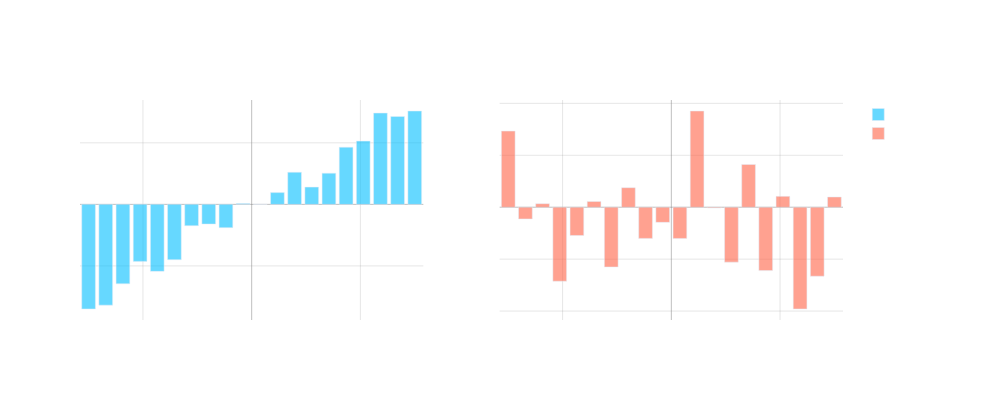

Here is the notebook cell this chart was saved with:
### Markdown cell above
##### ⚖️ Stability in Statistical Quantities

Whatever statistical technique we are applying to the market (from simple averages to principal component analysis) we need to consider their *stability*

By *stability* I am referring to how these measures change over time, if we assume a level (average return, standard deviation), or principal component, or whatever - and trade or invest based on that information it may not be correct at the time the decision is made or as time evolves past when that decision was made

### Code cell
# Generate sample data
np.random.seed(42)
n_bins = 20

# Backtest data - create monotonically increasing relationship
backtest_x = np.linspace(-3, 3, n_bins)
backtest_y = 0.3 * backtest_x + np.random.normal(0, 0.1, n_bins)

# Live trading data - create noisy relationship
live_x = np.linspace(-3, 3, n_bins)
live_y = np.random.normal(0, 0.5, n_bins)

# Create figure with subplots
fig = make_subplots(rows=1, cols=2,
                    subplot_titles=('Backtest Signal (We Assume is Stable)',
                                  'Live Trading Signal (Is Not Stable)'),
                    horizontal_spacing=0.1)

# Plot backtest data
fig.add_trace(
    go.Bar(x=backtest_x, y=backtest_y, 
           marker_color='rgba(0, 191, 255, 0.6)',
           name='Backtest Signal'),
    row=1, col=1
)

# Plot live trading data
fig.add_trace(
    go.Bar(x=live_x, y=live_y,
           marker_color='rgba(255, 99, 71, 0.6)',
           name='Live Signal'),
    row=1, col=2
)

# Update layout
fig.update_layout(
    width=1000,
    height=400,
    plot_bgcolor='rgba(0,0,0,0)',
    paper_bgcolor='rgba(0,0,0,0)',
    font=dict(color='white'),
    showlegend=True
)

# Update axes
for i in range(1, 3):
    fig.update_xaxes(
        showgrid=True,
        gridwidth=1,
        gridcolor='rgba(128,128,128,0.2)',
        zeroline=True,
        zerolinewidth=1,
        zerolinecolor='rgba(128,128,128,0.5)',
        title_text='Signal Strength',
        row=1, col=i
    )
    fig.update_yaxes(
        showgrid=True,
        gridwidth=1,
        gridcolor='rgba(128,128,128,0.2)',
        zeroline=True,
        zerolinewidth=1,
        zerolinecolor='rgba(128,128,128,0.5)',
        title_text='Return',
        row=1, col=i
    )

fig.show()

### Figure 1 — Plotly figure (JSON) as saved in the notebook; plotly's stock layout.template omitted (floating-point values rounded to 4 significant figures)
{"data": [{"marker": {"color": "rgba(0, 191, 255, 0.6)"}, "name": "Backtest Signal", "type": "bar", "x": [-3.0, -2.684, -2.368, -2.053, -1.737, -1.421, -1.105, -0.7895, -0.4737, -0.1579, 0.1579, 0.4737, 0.7895, 1.105, 1.421, 1.737, 2.053, 2.368, 2.684, 3.0], "xaxis": "x", "y": [-0.8503, -0.8191, -0.6458, -0.4635, -0.5445, -0.4497, -0.1737, -0.1601, -0.1891, 0.006888, 0.001027, 0.09553, 0.261, 0.1403, 0.2538, 0.4648, 0.5145, 0.742, 0.7145, 0.7588], "yaxis": "y"}, {"marker": {"color": "rgba(255, 99, 71, 0.6)"}, "name": "Live Signal", "type": "bar", "x": [-3.0, -2.684, -2.368, -2.053, -1.737, -1.421, -1.105, -0.7895, -0.4737, -0.1579, 0.1579, 0.4737, 0.7895, 1.105, 1.421, 1.737, 2.053, 2.368, 2.684, 3.0], "xaxis": "x2", "y": [0.7328, -0.1129, 0.03376, -0.7124, -0.2722, 0.05546, -0.5755, 0.1878, -0.3003, -0.1458, -0.3009, 0.9261, -0.006749, -0.5289, 0.4113, -0.6104, 0.1044, -0.9798, -0.6641, 0.09843], "yaxis": "y2"}], "layout": {"annotations": [{"font": {"size": 16}, "showarrow": false, "text": "Backtest Signal (We Assume is Stable)", "x": 0.225, "xanchor": "center", "xref": "paper", "y": 1, "yanchor": "bottom", "yref": "paper"}, {"font": {"size": 16}, "showarrow": false, "text": "Live Trading Signal (Is Not Stable)", "x": 0.775, "xanchor": "center", "xref": "paper", "y": 1, "yanchor": "bottom", "yref": "paper"}], "font": {"color": "white"}, "height": 400, "paper_bgcolor": "rgba(0,0,0,0)", "plot_bgcolor": "rgba(0,0,0,0)", "showlegend": true, "width": 1000, "xaxis": {"anchor": "y", "domain": [0, 0.45], "gridcolor": "rgba(128,128,128,0.2)", "gridwidth": 1, "showgrid": true, "title": {"text": "Signal Strength"}, "zeroline": true, "zerolinecolor": "rgba(128,128,128,0.5)", "zerolinewidth": 1}, "xaxis2": {"anchor": "y2", "domain": [0.55, 1], "gridcolor": "rgba(128,128,128,0.2)", "gridwidth": 1, "showgrid": true, "title": {"text": "Signal Strength"}, "zeroline": true, "zerolinecolor": "rgba(128,128,128,0.5)", "zerolinewidth": 1}, "yaxis": {"anchor": "x", "domain": [0, 1], "gridcolor": "rgba(128,128,128,0.2)", "gridwidth": 1, "showgrid": true, "title": {"text": "Return"}, "zeroline": true, "zerolinecolor": "rgba(128,128,128,0.5)", "zerolinewidth": 1}, "yaxis2": {"anchor": "x2", "domain": [0, 1], "gridcolor": "rgba(128,128,128,0.2)", "gridwidth": 1, "showgrid": true, "title": {"text": "Return"}, "zeroline": true, "zerolinecolor": "rgba(128,128,128,0.5)", "zerolinewidth": 1}}}
